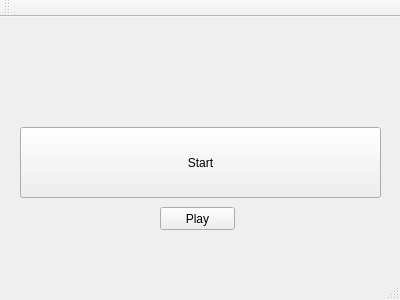
<?xml version="1.0" encoding="UTF-8"?>
<ui version="4.0">
 <class>MainWindow</class>
 <widget class="QMainWindow" name="MainWindow">
  <property name="geometry">
   <rect>
    <x>0</x>
    <y>0</y>
    <width>400</width>
    <height>300</height>
   </rect>
  </property>
  <property name="windowTitle">
   <string>MainWindow</string>
  </property>
  <widget class="QWidget" name="centralWidget">
   <widget class="QPushButton" name="buttonStart">
    <property name="geometry">
     <rect>
      <x>20</x>
      <y>110</y>
      <width>361</width>
      <height>71</height>
     </rect>
    </property>
    <property name="text">
     <string>Start</string>
    </property>
   </widget>
   <widget class="QPushButton" name="buttonPlay">
    <property name="geometry">
     <rect>
      <x>160</x>
      <y>190</y>
      <width>75</width>
      <height>23</height>
     </rect>
    </property>
    <property name="text">
     <string>Play</string>
    </property>
   </widget>
  </widget>
  <widget class="QMenuBar" name="menuBar">
   <property name="geometry">
    <rect>
     <x>0</x>
     <y>0</y>
     <width>400</width>
     <height>21</height>
    </rect>
   </property>
  </widget>
  <widget class="QToolBar" name="mainToolBar">
   <attribute name="toolBarArea">
    <enum>TopToolBarArea</enum>
   </attribute>
   <attribute name="toolBarBreak">
    <bool>false</bool>
   </attribute>
  </widget>
  <widget class="QStatusBar" name="statusBar"/>
 </widget>
 <layoutdefault spacing="6" margin="11"/>
 <resources/>
 <connections/>
</ui>
